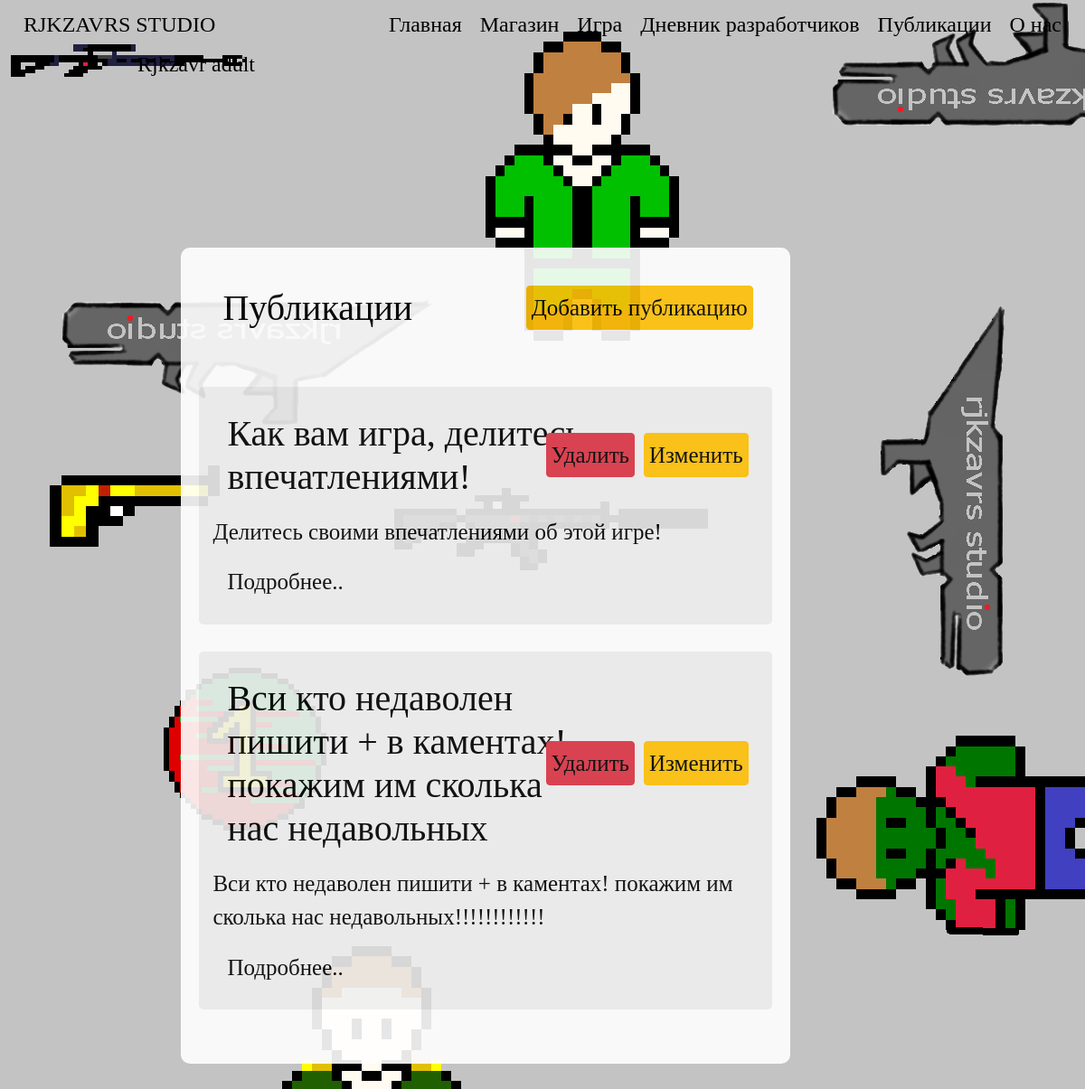
Screenshot of /Publications/ (signed in) with the database file from the repository.
### data/users.py (models this page shows, shortened)
class User(SqlAlchemyBase, UserMixin, SerializerMixin):
    __tablename__ = 'user'
    id = sqlalchemy.Column(sqlalchemy.Integer, primary_key=True, autoincrement=True)
    surname = sqlalchemy.Column(sqlalchemy.String, nullable=True)
    name = sqlalchemy.Column(sqlalchemy.String, nullable=True)
    age = sqlalchemy.Column(sqlalchemy.Integer, nullable=True)
    nickname = sqlalchemy.Column(sqlalchemy.String, nullable=True)
    email = sqlalchemy.Column(sqlalchemy.String, index=True, unique=True, nullable=True)
    hashed_password = sqlalchemy.Column(sqlalchemy.String, nullable=True)
    created_date = sqlalchemy.Column(sqlalchemy.DateTime)
    status = sqlalchemy.Column(sqlalchemy.Integer, nullable=True, default=0)
    background_image_id = sqlalchemy.Column(sqlalchemy.Integer, nullable=True, default=0)
    publications = orm.relation('Publications')
    developers_diary = orm.relation('DevelopersDiary')
    comments = orm.relation('Comments')

### data/publications.py (models this page shows, shortened)
class Publications(SqlAlchemyBase, SerializerMixin):
    __tablename__ = 'publications'
    id = sqlalchemy.Column(sqlalchemy.Integer, primary_key=True, autoincrement=True)
    header = sqlalchemy.Column(sqlalchemy.String, nullable=True)
    body = sqlalchemy.Column(sqlalchemy.String, nullable=True)
    created_date = sqlalchemy.Column(sqlalchemy.DateTime)
    comments = orm.relation('Comments')
    author_id = sqlalchemy.Column(sqlalchemy.Integer, sqlalchemy.ForeignKey("user.id"))
    author = orm.relation('User')

### run.py (the view)
@app.route("/Publications/")
def publication_list():
    status = 0
    if current_user.is_authenticated:
        status = current_user.status + 1
    session = db_session.create_session()
    publication = session.query(Publications).order_by(Publications.created_date.desc()).all()
    session.close()
    return render_template("/Publications.html", publications=publication, status=status, user=current_user,
                           style=url_for('static', filename='css/style.css'),
                           bgimg=get_image_profile(current_user))

### data/db_session.py (called while the page is built)
def create_session() -> Session:
    global __factory
    return __factory()

### run.py (called while the page is built)
def get_image_profile(user):
    bg_img = 1
    if user.is_authenticated:
        bg_img = user.background_image_id + 1
    return url_for('static', filename=f'img/background_img_{bg_img}.png')

@login_manager.user_loader
def load_user(user_id):
    session = db_session.create_session()
    return session.query(User).get(user_id)

### templates/Publications.html (shortened to what this page needs)
{% extends "base.html" %}
{% block content %}
<div class="title">
    {% if user.is_authenticated %}
    <div class="navbar">
        <div>
            <h1 class="title-text">Публикации</h1>
        </div>
        <div>
            <a href="/PublicationsAdd" class="btn btn-warning diary-text">Добавить публикацию</a>
        </div>
    </div>
    {% else %}
    <div class="navbar">
        <h1 class="title-text">Публикации</h1>
    </div>
    {% endif %}
</div>
<div>
    {% for publication in publications %}
    <div class="publication-block-header">
        <div class="right-column-block">
            <div class="navbar">
                <div class="diary-left-title">
                    <h1 class="diary-title">
                        {{publication.header}}
                    </h1>
                </div>
                {% if status >= 2 or (user.is_authenticated and user.id == publication.author_id) %}
                <div class="diary-right-title">
                    <a href="/PublicationEdit/{{ publication.id }}"
                       class="btn btn-warning diary-text">Изменить</a>
                    <a href="/PublicationDelete/{{ publication.id }}"
                       class="btn btn-danger diary-text">Удалить</a>
                </div>
                {% endif %}
            </div>
            <div>
                <p class="diary-text">
                    {{publication.body.split("\n")[0]}}
                </p>
            </div>
            <div class="navbar">
                <div>
                    <a href="/Publication/{{publication.id}}">
                        <p class="diary-text">Подробнее..</p>
                    </a>
                </div>
            </div>
        </div>
    </div>
    {% endfor %}
</div>
{% endblock %}

### templates/base.html (shortened to what this page needs)
<!doctype html>
<html lang="ru">
<head>
    <link rel="stylesheet"
          href="https://stackpath.bootstrapcdn.com/bootstrap/4.4.1/css/bootstrap.min.css"
>
    <link rel="stylesheet" href={{style}}>
</head>
<body>
<header class="navbar navbar-light">
    <div class="left-head">
        <a href="/about/"><h4 class="asd">RJKZAVRS STUDIO</h4></a>
    </div>
    <div class="center-head">
        <div>
            <a href="/" class="header-a"><h4 class="asd">Главная</h4></a>
            <a href="/shop/" class="header-a"><h4 class="asd">Магазин</h4></a>
            <a href="/game_about" class="header-a"><h4 class="asd">Игра</h4></a>
            <a href="/DevelopersDiary" class="header-a"><h4 class="asd">Дневник разработчиков</h4></a>
            <a href="/Publications/" class="header-a"><h4 class="asd">Публикации</h4></a>
            <a href="/about/" class="header-a"><h4 class="asd">О нас</h4></a>
        </div>
    </div>
    <div class="right-head">
        {% if current_user.is_authenticated %}
        <a class="navbar-brand" href="/account"><h4 class="asd">{{ current_user.nickname }}</h4></a>
        {% else %}
        <a href="/login"><h4 class="asd">Войти</h4></a>
        <a href="/register"><h4 class="asd">Зарегестрироваться</h4></a>
        {% endif %}
    </div>
</header>
<main role="main">
    <div class="main-block">
        <div class="center-column">
            <div class="center-column-block">
                {% block content %}{% endblock %}
            </div>
        </div>
    </div>
</main>
</body>
</html>

### static/css/style.css (style rules this page uses)
p { text-decoration: none; }
header { margin-bottom: 170px; }
main { align: center; width: 100%; }
.header-a { float: left; }
a { text-decoration: none; }
div.main-block { width: 85%; display: flex; margin-left: 15%; align: center; margin-bottom: 70px; }
div.publication-block-header { flex-basis: 98%; background: #efefef; border-radius: 5px; margin-bottom: 30px; }
.asd { font-family: 'Comfortaa', cursive; font-weight: 100; font-style: inherit; color: #000; position: relative; padding: 5px 5px; margin: 0 5px; }
.title-text { font-family: 'Comfortaa', cursive; font-weight: 100; font-style: inherit; color: #000; position: relative; padding: 5px 5px; margin: 0 5px; }
.diary-title { font-family: 'Comfortaa', cursive; font-weight: 100; font-style: inherit; color: #000; text-align: left; padding: 5px 5px; margin: 0 5px; text-align: left; }
.diary-text { font-size: 25px; font-family: 'Comfortaa', cursive; font-weight: 100; font-style: inherit; color: #000; position: relative; padding: 5px 5px; margin: 0 5px; }
.diary-left-title { width: 70%; }
.diary-right-title { width: 30%; display: -webkit-flex; -webkit-flex-direction: row-reverse; display: flex; flex-direction: row-reverse; }
div.left-head { width: 25%; }
div.center-head { display: flex; align: center; }
div.right-head { width: 25%; display: -webkit-flex; -webkit-flex-direction: row-reverse; display: flex; flex-direction: row-reverse; }
div.center-column { border-radius: 10px; background: #fff; align: left; width: 66%; margin-left: 2%; margin-right: 20px; opacity: 0.9; }
div.center-column-block { padding: 30px 20px; }
div.right-column-block { padding: 15px 5px; }
div.title { display: block; text-align: center; margin-bottom: 50px; }

### rows the page displays
User: nickname "Rjkzavr adult"
Publications: header "Как вам игра, делитесь впечатлениями!", body "Делитесь своими впечатлениями об этой игре!"
Publications: header "Вси кто недаволен пишити + в каментах! покажим им сколька нас недавольных", body "Вси кто недаволен пишити + в каментах! покажим им сколька нас недавольных!!!!!!!!!!!!"
